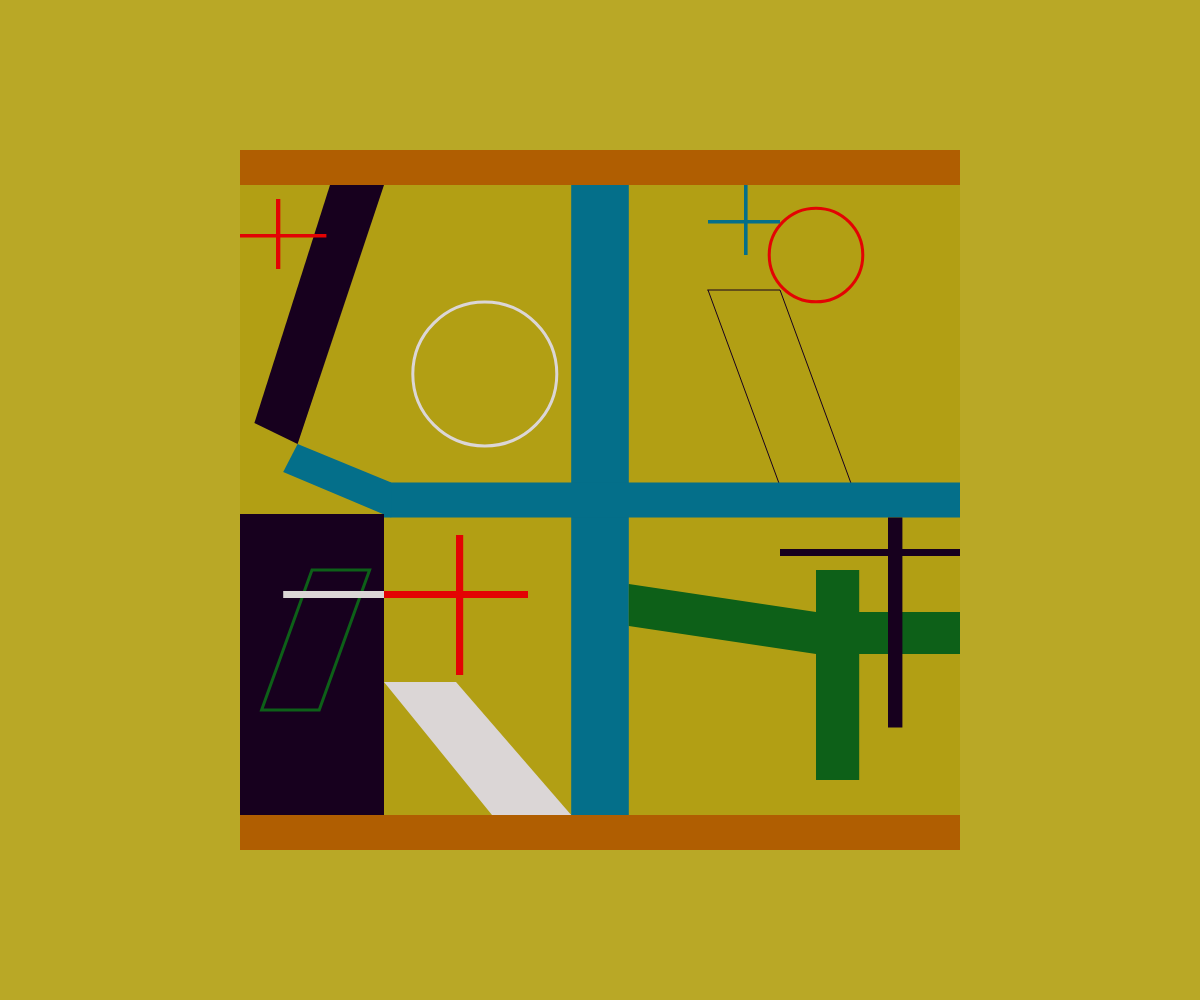
Frame 1 (no input)
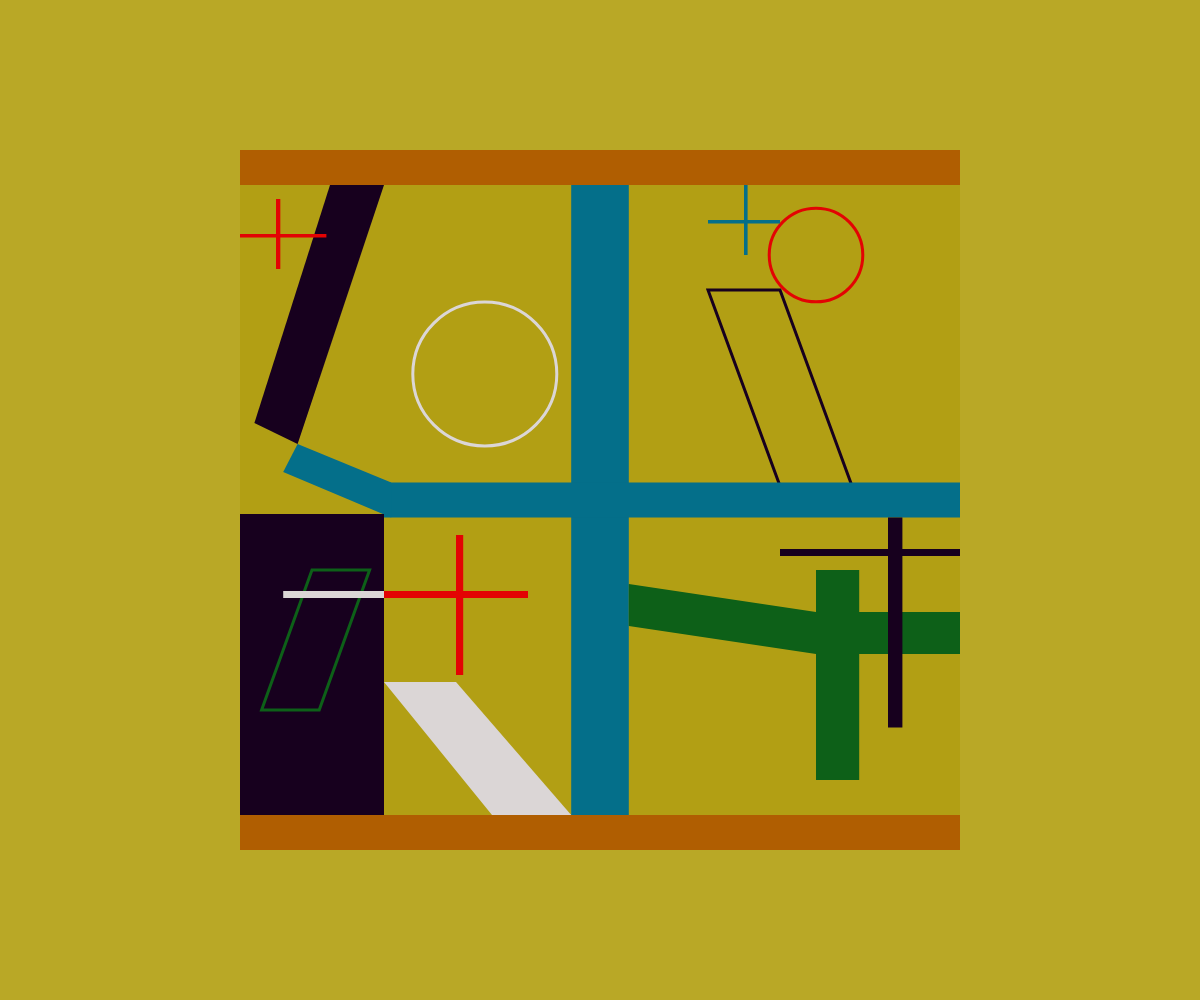
Frame 60 (no input)
Frame 120 (the mouse pressed at the canvas centre since frame 60): identical to frame 60, image omitted

The p5.js sketch that drew these frames (run headless with seeded random() and noise() and a simulated clock; from frame 60 on, the mouse is pressed at the canvas centre):

// p5.js sketch
// ── sketch.js
//yinqi huang


//using the color pattern #kov_04
let cx, cy, cw, ch; //Inner canvas layout
let barHeight; //Height of the top/bottom gray bars

function setup() {
  createCanvas(windowWidth, windowHeight);
}

function draw() {
  background("rgba(185, 168, 38, 1)"); //Outer background color

  //Define the inner canvas position and size
  cx = width * 0.2; //x, 20% from left
  cy = height * 0.15; //y, 15% from top
  cw = width * 0.6; //width, 60% of screen
  ch = height * 0.7; //height, 70% of screen

  //Draw the inner canvas background
  noStroke();
  fill("rgba(178, 159, 20, 1)"); //Outer background color)"); 
  rect(cx, cy, cw, ch);

  //Top and bottom gray bars
  fill("rgba(176, 94, 1, 1)"); //Dark gray

  //barHeight set to 5% of the inner canvas height
  barHeight = ch * 0.05;

  //Top bar
  rect(cx, cy, cw, barHeight);

  //Bottom bar
  rect(cx, cy + ch - barHeight, cw, barHeight);

  //Topright vertex
  beginShape();
  noFill();
  stroke("rgba(23, 0, 30, 1)")
  vertex(cx + cw * 0.65, cy + ch * 0.2);//topleft point
  vertex(cx + cw * 0.75, cy + ch * 0.2);//topright point
  vertex(cx + cw * 0.85, cy + ch * 0.48);//bottomright point
  vertex(cx + cw * 0.75, cy + ch * 0.48);//bottomleft point
  endShape(CLOSE);


  //Central cross
  noStroke();
  fill("rgba(4, 111, 138, 1)");

  //Vertical bar
  //Width = 8% of canvas width
  //X = center of canvas - half width
  rect(cx + cw * 0.5 - cw * 0.04,cy + barHeight,cw * 0.08,ch - barHeight * 2);

  //Horizontal bar
  //Width = 80% of canvas width
  //X = canvas right edge - width
  rect(cx + cw - cw * 0.8,cy + ch * 0.5 - ch * 0.025,cw * 0.8,ch * 0.05);


  //Vertex connects to horizontal blue cross
  noStroke();
  fill("rgba(4, 111, 138, 1)");

  beginShape();

  vertex(cx+ cw*0.08,cy + ch * 0.42); //Topleft point 
  vertex(cx + cw * 0.21, cy + ch * 0.475); //Topright point
  vertex(cx + cw * 0.21, cy + ch * 0.525); //Bottomright point
  vertex(cx + cw * 0.06, cy + ch * 0.46); //Bottomleft point

  endShape(CLOSE);


  //Canva Top left field


  //Topleft circle
  stroke("rgba(219, 214, 214, 1)"); //yellow stroke
  strokeWeight(3);
  noFill();

  //X about 1/3 of canvas width from the left
  //Diameter 20% of canvas width
  circle(cx + cw * 0.34, cy + ch * 0.32, cw * 0.2);

  //top left vertex
  noStroke();
  fill("rgba(23, 0, 30, 1)");

  beginShape();
  vertex(cx + cw * 0.125, cy + ch * 0.05); //topleft point
  vertex(cx + cw * 0.2, cy + ch * 0.05); //topright pint
  vertex(cx + cw * 0.08, cy + ch * 0.42); //bottomright point
  vertex(cx + cw * 0.02, cy + ch * 0.39); //bottomleft point
  endShape(CLOSE);


  //Topleft cross rect
  fill("rgba(227, 3, 3, 1)");
  noStroke();

  rect(cx + cw * 0.05, cy + ch * 0.07, cw * 0.006,ch * 0.1);//vertical rect
  rect(cx,cy + ch * 0.12, cw * 0.12, ch * 0.005);//horizontal rect

  
//Canva Top right field


  //Top right circle
  noFill();
  stroke("rgba(227, 3, 3, 1)");
  strokeWeight(3);
  circle(cx + cw * 0.8, cy + ch * 0.15, cw * 0.13);

  //Topright cross rect
  noStroke();
  fill("rgba(4, 111, 138, 1)");
  rect(cx + cw * 0.7, cy + ch * 0.05, cw * 0.005, ch * 0.1); //vertical
  rect(cx + cw * 0.65, cy + ch * 0.1, cw * 0.1, ch * 0.005); //horizontal


//Canva bottom left field


  //Bottomleft rect
  noStroke();
  fill("rgba(23, 0, 30, 1)");
  rect(cx, cy + ch * 0.52, cw * 0.2, ch * 0.43);


  //Bottomleft vertex(insde the big rect)
  beginShape();

  stroke("rgba(13, 96, 24, 1)")
  noFill();
  vertex(cx + cw * 0.1, cy + ch * 0.6); //topleft point
  vertex(cx + cw * 0.18, cy + ch * 0.6); //topright point
  vertex(cx + cw * 0.11, cy + ch * 0.80); //bottomright point
  vertex(cx + cw * 0.03, cy + ch * 0.80); //bottomleft point
  endShape(CLOSE);
  
  //Bottomleft thny rect(inside big rect)
  noStroke();
  fill("rgba(219, 214, 214, 1)");
  rect(cx + cw * 0.06, cy + ch * 0.63, cw * 0.15, ch * 0.01);


  //Bottomleftcross rect
  noStroke();
  fill("rgba(227, 3, 3, 1)");
  rect(cx + cw * 0.2, cy + ch * 0.63, cw * 0.2, ch * 0.01); // horizontal
  rect(cx + cw * 0.3, cy + ch * 0.55, cw * 0.01, ch * 0.2);  // vertical


  beginShape();
  fill("rgba(219, 214, 214, 1)")
  vertex(cx + cw * 0.2, cy + ch * 0.76); //topleft point
  vertex(cx + cw * 0.3, cy + ch * 0.76); //topright point
  vertex(cx + cw * 0.46, cy + ch * 0.95); //bottomright point
  vertex(cx + cw * 0.35, cy + ch * 0.95); //bottomleft point
  endShape(CLOSE);


//Canva bottomright field


  //Bottom-right cross rect
  noStroke();
  fill("rgba(13, 96, 24, 1)");
  rect(cx + cw * 0.8, cy + ch * 0.6, cw * 0.06, ch * 0.3); //vertical rect
  rect(cx + cw * 0.8, cy + ch * 0.66, cw * 0.20, ch * 0.06); //horizontal rect

  //bottom right vertex
  noStroke();
  fill("rgba(13, 96, 24, 1)");
  beginShape();
  vertex(cx + cw * 0.54, cy + ch * 0.62); //topleft point
  vertex(cx + cw * 0.80, cy + ch * 0.66); //topright point
  vertex(cx + cw * 0.80, cy + ch * 0.72); //bottomright point
  vertex(cx + cw * 0.54, cy + ch * 0.68); //bottomleft point
  endShape(CLOSE);

  
  //Bottomright tiny cross rect
  noStroke();
  fill("rgba(23, 0, 30, 1)");
  rect(cx + cw * 0.9, cy + ch * 0.525, cw * 0.02, ch * 0.3); //vertical
  rect(cx + cw * 0.75, cy + ch * 0.57, cw * 0.25, ch * 0.01); //horizontal
  



}
